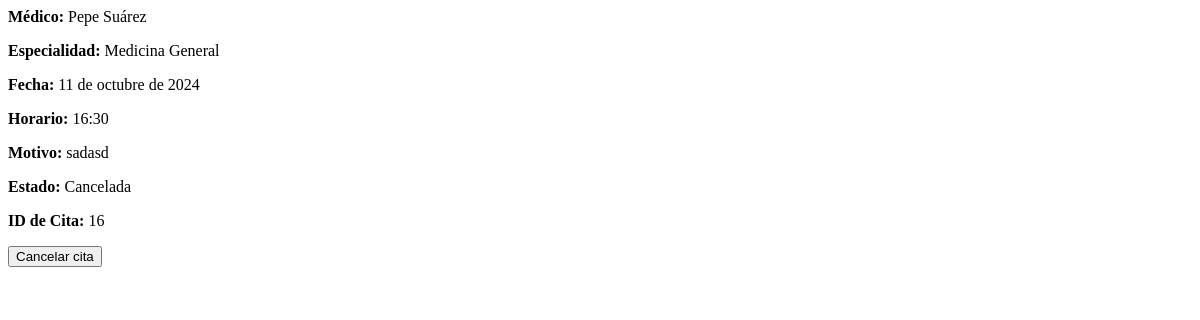
Page /core/appointment/16/details/ (signed in) on the earlier database version.
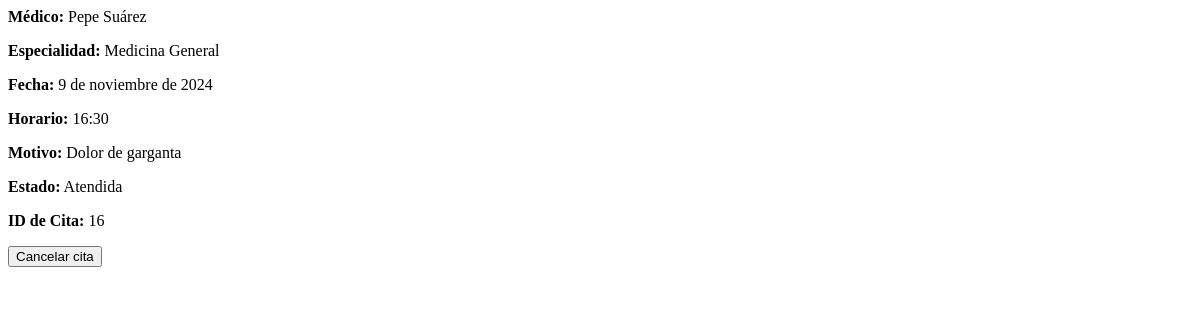
Same page on the later database version.
### core/models.py (models this page shows, shortened)
class Appointment(models.Model):
    patient = models.ForeignKey(
        'User', on_delete=models.CASCADE, related_name='patient_appointments')
    doctor = models.ForeignKey(
        'Doctor', on_delete=models.CASCADE, related_name='doctor_appointments')
    speciality = models.ForeignKey(
        'Speciality', on_delete=models.SET_NULL, null=True, blank=True, related_name='appointments')
    appointment_date = models.DateField()
    appointment_time = models.TimeField()
    reason = models.TextField()
    created_at = models.DateTimeField(default=timezone.now, editable=False)
    modified_at = models.DateTimeField(auto_now=True)
    status = models.CharField(
        max_length=20,
        choices=[
            ('PENDING', 'Pendiente'),
            ('CONFIRMED', 'Confirmada'),
            ('CANCELLED', 'Cancelada'),
            ('ATTENDED', 'Atendida'),
            ('NO_SHOW', 'No asistió'),
        ],
        default='CONFIRMED'
    )
    class Meta:
        verbose_name = 'Cita'
        verbose_name_plural = 'Citas'

class User(AbstractUser):
    middle_name = models.CharField(max_length=30, blank=True, null=True)
    maternal_surname = models.CharField(max_length=30, blank=True, null=True)
    identification = models.CharField(max_length=13, blank=True, null=True)
    address = models.CharField(max_length=50, blank=True, null=True)
    city = models.CharField(max_length=15, blank=True, null=True)
    phone_number = models.CharField(max_length=10, blank=True, null=True)
    birth_date = models.DateField(blank=True, null=True)
    GENRE_CHOICES = [
        ('M', 'Masculino'),
        ('F', 'Femenino'),
    ]
    genre = models.CharField(
        max_length=1, choices=GENRE_CHOICES, blank=True, null=True)

class Speciality(models.Model):
    name = models.CharField(max_length=80)
    description = models.TextField()
    created_at = models.DateTimeField(default=timezone.now, editable=False)
    modified_by = models.ForeignKey(
        User, on_delete=models.SET_NULL, null=True, blank=True)
    modified_at = models.DateTimeField(auto_now=True)
    status = models.BooleanField(default=True)
    class Meta:
        verbose_name = 'Especialidad'
        verbose_name_plural = 'Especialidades'

### core/views.py (the view)
@login_required
def appointment_details(request, appointment_id):
    appointment = get_object_or_404(Appointment, id=appointment_id)
    is_history = request.GET.get('is_history', 'false').lower() == 'true'
    template = 'patient/appointment_history_details.html' if is_history else 'patient/appointment_details.html'
    return render(request, template, {'appointment': appointment})

### core/context_processors.py (called while the page is built)
def group_context(request):
    if request.user.is_authenticated:
        return {
            'is_paciente': request.user.groups.filter(name='Paciente').exists(),
            'is_administrador': request.user.groups.filter(name='Administrador').exists(),
            'is_secretaria': request.user.groups.filter(name='Secretaria').exists(),
            'is_doctor': request.user.groups.filter(name='Doctor').exists(),
        }
    return {}

### core/templates/patient/appointment_details.html (shortened to what this page needs)
<p><strong>Médico:</strong> {{ appointment.doctor.first_name }} {{ appointment.doctor.last_name }}</p>
<p><strong>Especialidad:</strong> {{ appointment.speciality.name }}</p>
<p><strong>Fecha:</strong> {{ appointment.appointment_date }}</p>
<p><strong>Horario:</strong> {{ appointment.appointment_time }}</p>
<p><strong>Motivo:</strong> {{ appointment.reason }}</p>
<p><strong>Estado:</strong> {{ appointment.get_status_display }}</p>
<p><strong>ID de Cita:</strong> {{ appointment.id }}</p>
<button class="btn btn-danger" id="cancelAppointmentBtn" hx-delete="{% url 'cancel_appointment' appointment.id %}"
    hx-target="this" hx-swap="none" hx-on="htmx:afterRequest: handleCancellationResponse(event)"
    hx-on-error="Swal.fire('Error', 'Ocurrió un error al cancelar la cita', 'error')">
     Cancelar cita
</button>

Differences in the rows shown:
changed Appointment "Pepe": appointment_date "11 de octubre de 2024" → "9 de noviembre de 2024"; reason "sadasd" → "Dolor de garganta"; status "Cancelada" → "Atendida"
